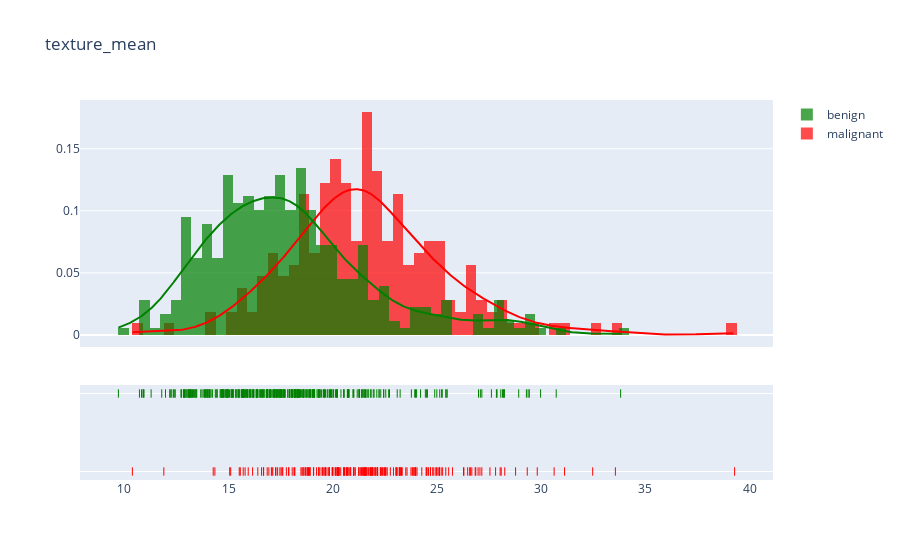

Source (notebook cell):
### Code cell
plot_distribution('texture_mean', .5)

### Figure 1 — Plotly figure (JSON) as saved in the notebook; plotly's stock layout.template omitted (floating-point values rounded to 4 significant figures; data arrays with more than 128 entries replaced by an {"elided": "..."} marker saying what was removed)
{"data": [{"autobinx": false, "histnorm": "probability density", "legendgroup": "malignant", "marker": {"color": "red"}, "name": "malignant", "opacity": 0.7, "type": "histogram", "x": {"elided": "212 float values"}, "xaxis": "x", "xbins": {"end": 39.28, "size": 0.5, "start": 10.38}, "yaxis": "y"}, {"autobinx": false, "histnorm": "probability density", "legendgroup": "benign", "marker": {"color": "green"}, "name": "benign", "opacity": 0.7, "type": "histogram", "x": {"elided": "357 float values"}, "xaxis": "x", "xbins": {"end": 33.81, "size": 0.5, "start": 9.71}, "yaxis": "y"}, {"legendgroup": "malignant", "marker": {"color": "red"}, "mode": "lines", "name": "malignant", "showlegend": false, "type": "scatter", "x": {"elided": "500 float values"}, "xaxis": "x", "y": {"elided": "500 float values"}, "yaxis": "y"}, {"legendgroup": "benign", "marker": {"color": "green"}, "mode": "lines", "name": "benign", "showlegend": false, "type": "scatter", "x": {"elided": "500 float values"}, "xaxis": "x", "y": {"elided": "500 float values"}, "yaxis": "y"}, {"legendgroup": "malignant", "marker": {"color": "red", "symbol": "line-ns-open"}, "mode": "markers", "name": "malignant", "showlegend": false, "type": "scatter", "x": {"elided": "212 float values"}, "xaxis": "x", "y": {"elided": "212 str values"}, "yaxis": "y2"}, {"legendgroup": "benign", "marker": {"color": "green", "symbol": "line-ns-open"}, "mode": "markers", "name": "benign", "showlegend": false, "type": "scatter", "x": {"elided": "357 float values"}, "xaxis": "x", "y": {"elided": "357 str values"}, "yaxis": "y2"}], "layout": {"barmode": "overlay", "hovermode": "closest", "legend": {"traceorder": "reversed"}, "title": {"text": "texture_mean"}, "xaxis": {"anchor": "y2", "domain": [0, 1], "zeroline": false}, "yaxis": {"anchor": "free", "domain": [0.35, 1], "position": 0}, "yaxis2": {"anchor": "x", "domain": [0, 0.25], "dtick": 1, "showticklabels": false}}}
